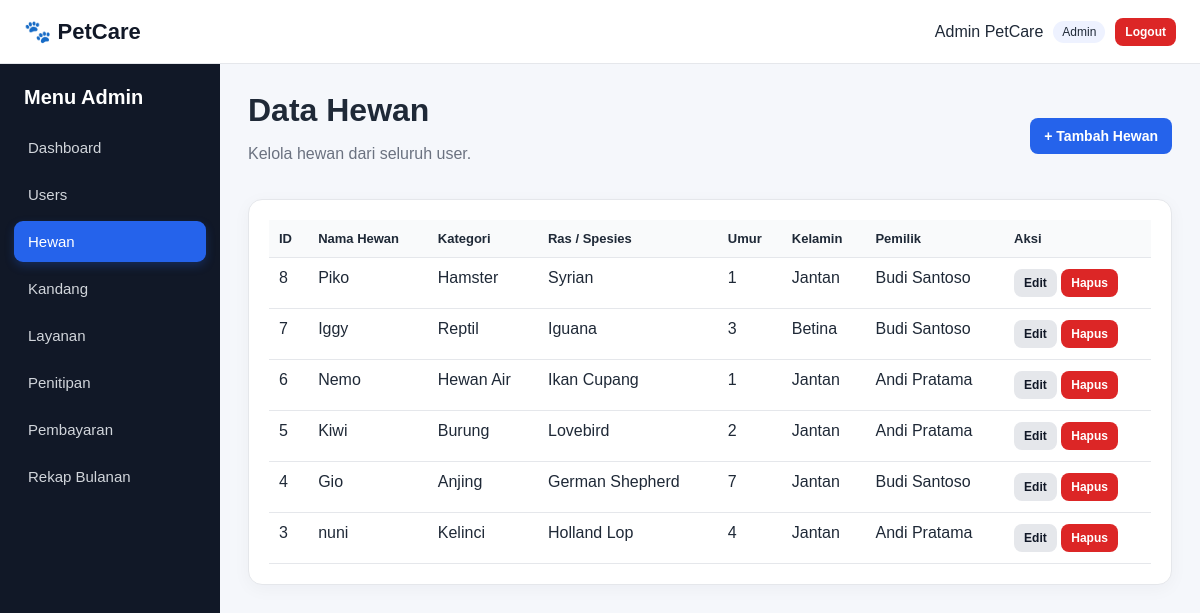
The app's page /admin/hewan/index.php (signed in) with its own data.
### tables this page shows
CREATE TABLE `hewan` (
  `id_hewan` int(11) NOT NULL,
  `id_user` int(11) NOT NULL,
  `nama_hewan` varchar(100) NOT NULL,
  `jenis` varchar(50) NOT NULL,
  `ras` varchar(50) DEFAULT NULL,
  `umur` int(11) DEFAULT NULL,
  `jenis_kelamin` enum('Jantan','Betina') DEFAULT NULL,
  `keterangan` text DEFAULT NULL
);

CREATE TABLE `users` (
  `id_user` int(11) NOT NULL,
  `nama` varchar(100) NOT NULL,
  `username` varchar(50) NOT NULL,
  `password` varchar(255) NOT NULL,
  `role` enum('admin','user') NOT NULL DEFAULT 'user',
  `no_telp` varchar(20) DEFAULT NULL,
  `alamat` text DEFAULT NULL
);

### includes/auth.php (called while the page is built, shortened)
<?php
function e(?string $value): string
{
    return htmlspecialchars($value ?? '', ENT_QUOTES, 'UTF-8');
}

### admin/hewan/index.php (the view, shortened to what this page needs)
<?php
require_once '../../config/koneksi.php';
require_once '../../includes/auth.php';
$stmt = $pdo->query(
    "SELECT h.*, u.nama AS pemilik
     FROM hewan h
     JOIN users u ON u.id_user = h.id_user
     ORDER BY h.id_hewan DESC"
);
$data = $stmt->fetchAll();
include '../../includes/header.php';
?>
<div class="page-head">
    <div><h1>Data Hewan</h1><p class="muted">Kelola hewan dari seluruh user.</p></div>
    <a class="btn btn-primary" href="tambah.php">+ Tambah Hewan</a>
</div>
<div class="card table-wrap">
    <table>
        <thead><tr><th>ID</th><th>Nama Hewan</th><th>Kategori</th><th>Ras / Spesies</th><th>Umur</th><th>Kelamin</th><th>Pemilik</th><th>Aksi</th></tr></thead>
        <tbody>
        <?php if (!$data): ?>
            <tr><td colspan="8" class="empty-state">Belum ada data hewan.</td></tr>
        <?php else: foreach ($data as $row): ?>
            <tr>
                <td><?= (int)$row['id_hewan'] ?></td>
                <td><?= e($row['nama_hewan']) ?></td>
                <td><?= e($row['jenis']) ?></td>
                <td><?= e($row['ras']) ?></td>
                <td><?= e((string)$row['umur']) ?></td>
                <td><?= e($row['jenis_kelamin']) ?></td>
                <td><?= e($row['pemilik']) ?></td>
                <td class="actions">
                    <a class="btn btn-sm btn-secondary" href="edit.php?id=<?= (int)$row['id_hewan'] ?>">Edit</a>
                    <form action="hapus.php" method="post" class="inline-form" onsubmit="return confirm('Hapus data hewan ini?');">
                        <button class="btn btn-sm btn-danger" type="submit">Hapus</button>
                    </form>
                </td>
            </tr>
        <?php endforeach; endif; ?>
        </tbody>
    </table>
</div>
<?php include '../../includes/footer.php'; ?>

### includes/header.php (shortened to what this page needs)
<!DOCTYPE html>
<html lang="id">
<head>
    <link rel="stylesheet" href="<?= BASE_URL ?>/assets/css/style.css">
    <link rel="stylesheet" href="<?= BASE_URL ?>/assets/css/dashboard.css">
</head>
<body>
<?php include __DIR__ . '/navbar.php'; ?>
<div class="app-shell">
<?php include __DIR__ . '/sidebar.php'; ?>
<main class="content">

### includes/navbar.php
<header class="topbar">
    <div class="brand">
        <a href="<?= BASE_URL ?>/index.php">🐾 PetCare</a>
    </div>
    <div class="topbar-user">
        <?php if (isset($_SESSION['user'])): ?>
            <span><?= e($_SESSION['user']['nama']) ?></span>
            <span class="role-badge"><?= e(ucfirst($_SESSION['user']['role'])) ?></span>
            <a class="btn btn-danger btn-sm" href="<?= BASE_URL ?>/auth/logout.php">Logout</a>
        <?php endif; ?>
    </div>
</header>

### includes/sidebar.php (shortened to what this page needs)
<?php
$role = $_SESSION['user']['role'] ?? null;
$current_page = parse_url($_SERVER['REQUEST_URI'], PHP_URL_PATH);
function isActive($path)
{
    global $current_page;
    if (strpos($current_page, $path) !== false) {
        return 'active';
    }
    return '';
}
?>
<aside class="sidebar">
    <?php if ($role === 'admin'): ?>
        <h3>Menu Admin</h3>
        <a
            href="<?= BASE_URL ?>/admin/dashboard.php"
            class="<?= isActive('/admin/dashboard.php') ?>">
            Dashboard
        </a>
        <a
            href="<?= BASE_URL ?>/admin/users/index.php"
            class="<?= isActive('/admin/users/') ?>">
            Users
        </a>
        <a
            href="<?= BASE_URL ?>/admin/hewan/index.php"
            class="<?= isActive('/admin/hewan/') ?>">
            Hewan
        </a>
        <a
            href="<?= BASE_URL ?>/admin/kandang/index.php"
            class="<?= isActive('/admin/kandang/') ?>">
            Kandang
        </a>
        <a
            href="<?= BASE_URL ?>/admin/layanan/index.php"
            class="<?= isActive('/admin/layanan/') ?>">
            Layanan
        </a>
        <a
            href="<?= BASE_URL ?>/admin/penitipan/index.php"
            class="<?= isActive('/admin/penitipan/') ?>">
            Penitipan
        </a>
        <a
            href="<?= BASE_URL ?>/admin/pembayaran/index.php"
            class="<?= isActive('/admin/pembayaran/index.php') || (isActive('/admin/pembayaran/') && !isActive('/admin/pembayaran/rekap.php')) ? 'active' : '' ?>">
            Pembayaran
        </a>
        <a
            href="<?= BASE_URL ?>/admin/pembayaran/rekap.php"
            class="<?= isActive('/admin/pembayaran/rekap.php') ?>">
            Rekap Bulanan
        </a>
    <?php endif; ?>
</aside>

### includes/footer.php (shortened to what this page needs)
</main>
</div>
</body>
</html>

### assets/css/style.css (style rules this page uses)
* { box-sizing: border-box; }
body { margin: 0; font-family: Arial, Helvetica, sans-serif; background: #f5f7fb; color: #1f2937; }
.topbar { height: 64px; background: #fff; border-bottom: 1px solid #e5e7eb; display: flex; align-items: center; justify-content: space-between; padding: 0 24px; position: sticky; top: 0; z-index: 10; }
.brand a { text-decoration: none; color: #111827; font-size: 22px; font-weight: 700; }
.topbar-user { display: flex; align-items: center; gap: 10px; }
.role-badge, .badge { display: inline-block; padding: 4px 9px; border-radius: 999px; background: #eef2ff; font-size: 12px; }
.app-shell { display: flex; min-height: calc(100vh - 64px); }
.sidebar { width: 220px; background: #111827; color: #fff; min-height: calc(100vh - 64px); padding: 22px 14px; flex-shrink: 0; }
.sidebar h3 { margin: 0 10px 18px; font-size: 20px; color: #fff; }
.sidebar a { display: block; color: #d1d5db; text-decoration: none; padding: 12px 14px; border-radius: 9px; margin-bottom: 6px; font-size: 15px; transition: all 0.2s ease; }
.sidebar a.active { background: #2563eb; color: #fff; box-shadow: 0 4px 10px rgba(37, 99, 235, 0.25); }
.content { flex: 1; padding: 28px; overflow: auto; }
.page-head { display: flex; justify-content: space-between; align-items: center; gap: 16px; margin-bottom: 20px; }
.page-head h1 { margin: 0 0 5px; }
.muted { color: #6b7280; }
.card { background: #fff; border: 1px solid #e5e7eb; border-radius: 14px; padding: 20px; box-shadow: 0 4px 18px rgba(15, 23, 42, 0.04); margin-bottom: 20px; }
.table-wrap { overflow: auto; }
table { width: 100%; border-collapse: collapse; min-width: 760px; }
th, td { padding: 11px 10px; border-bottom: 1px solid #e5e7eb; text-align: left; vertical-align: top; }
th { font-size: 13px; background: #f9fafb; }
.actions { white-space: nowrap; }
.inline-form { display: inline; }
.btn { display: inline-block; border: 0; border-radius: 8px; padding: 10px 14px; text-decoration: none; cursor: pointer; font-weight: 600; font-size: 14px; }
.btn-sm { padding: 7px 10px; font-size: 12px; }
.btn-primary { background: #2563eb; color: #fff; }
.btn-secondary { background: #e5e7eb; color: #111827; }
.btn-danger { background: #dc2626; color: #fff; }

### includes/sidebar.php (style rules this page uses)
.sidebar a.active { background: #2563eb !important; color: #ffffff !important; border-radius: 9px !important; }

### records on screen
hewan: id_hewan "8", nama_hewan "Piko", jenis "Hamster", ras "Syrian", umur "1", jenis_kelamin "Jantan", id_user.nama "Budi Santoso"
hewan: id_hewan "7", nama_hewan "Iggy", jenis "Reptil", ras "Iguana", umur "3", jenis_kelamin "Betina", id_user.nama "Budi Santoso"
hewan: id_hewan "6", nama_hewan "Nemo", jenis "Hewan Air", ras "Ikan Cupang", umur "1", jenis_kelamin "Jantan", id_user.nama "Andi Pratama"
hewan: id_hewan "5", nama_hewan "Kiwi", jenis "Burung", ras "Lovebird", umur "2", jenis_kelamin "Jantan", id_user.nama "Andi Pratama"
hewan: id_hewan "4", nama_hewan "Gio", jenis "Anjing", ras "German Shepherd", umur "7", jenis_kelamin "Jantan", id_user.nama "Budi Santoso"
hewan: id_hewan "3", nama_hewan "nuni", jenis "Kelinci", ras "Holland Lop", umur "4", jenis_kelamin "Jantan", id_user.nama "Andi Pratama"

### other values on screen
$_SESSION['user']['nama'] "Admin PetCare"
$_SESSION['user']['role'] "Admin"
